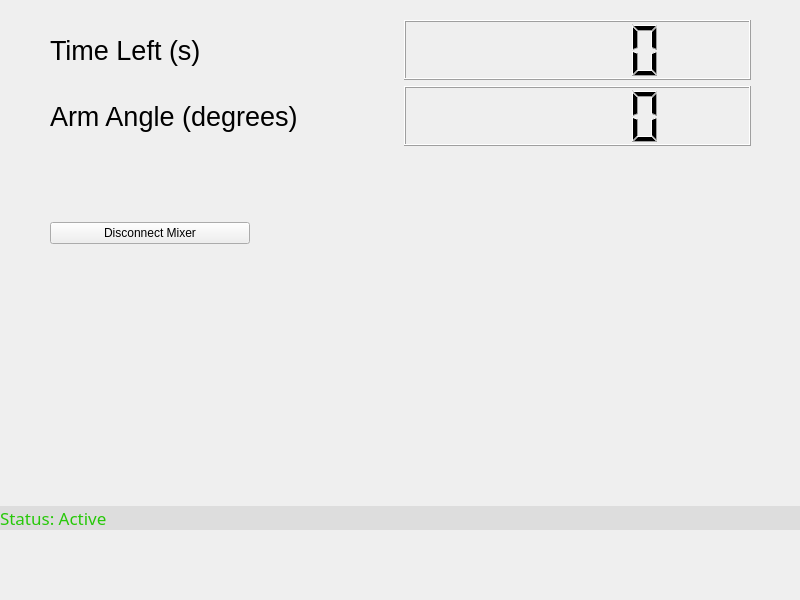
<?xml version="1.0" encoding="UTF-8"?>
<ui version="4.0">
 <class>ActiveWidget</class>
 <widget class="QWidget" name="ActiveWidget">
  <property name="geometry">
   <rect>
    <x>0</x>
    <y>0</y>
    <width>800</width>
    <height>600</height>
   </rect>
  </property>
  <property name="windowTitle">
   <string>Form</string>
  </property>
  <widget class="QWidget" name="verticalLayoutWidget">
   <property name="geometry">
    <rect>
     <x>0</x>
     <y>0</y>
     <width>801</width>
     <height>601</height>
    </rect>
   </property>
   <layout class="QVBoxLayout" name="verticalLayout">
    <property name="bottomMargin">
     <number>71</number>
    </property>
    <item>
     <layout class="QVBoxLayout" name="verticalLayout_2">
      <property name="leftMargin">
       <number>50</number>
      </property>
      <property name="topMargin">
       <number>20</number>
      </property>
      <property name="rightMargin">
       <number>50</number>
      </property>
      <property name="bottomMargin">
       <number>0</number>
      </property>
      <item>
       <layout class="QHBoxLayout" name="horizontalLayout">
        <item>
         <widget class="QLabel" name="label_2">
          <property name="font">
           <font>
            <pointsize>20</pointsize>
           </font>
          </property>
          <property name="text">
           <string>Time Left (s)</string>
          </property>
         </widget>
        </item>
        <item>
         <widget class="QLCDNumber" name="lcd_time">
          <property name="minimumSize">
           <size>
            <width>0</width>
            <height>60</height>
           </size>
          </property>
          <property name="smallDecimalPoint">
           <bool>true</bool>
          </property>
         </widget>
        </item>
       </layout>
      </item>
      <item>
       <layout class="QHBoxLayout" name="horizontalLayout_2">
        <item>
         <widget class="QLabel" name="label_3">
          <property name="font">
           <font>
            <pointsize>20</pointsize>
           </font>
          </property>
          <property name="text">
           <string>Arm Angle (degrees)</string>
          </property>
         </widget>
        </item>
        <item>
         <widget class="QLCDNumber" name="lcd_armAnge">
          <property name="minimumSize">
           <size>
            <width>0</width>
            <height>60</height>
           </size>
          </property>
          <property name="smallDecimalPoint">
           <bool>true</bool>
          </property>
         </widget>
        </item>
       </layout>
      </item>
      <item>
       <spacer name="verticalSpacer_2">
        <property name="orientation">
         <enum>Qt::Vertical</enum>
        </property>
        <property name="sizeHint" stdset="0">
         <size>
          <width>20</width>
          <height>20</height>
         </size>
        </property>
       </spacer>
      </item>
      <item>
       <layout class="QVBoxLayout" name="chartLayout"/>
      </item>
      <item>
       <layout class="QHBoxLayout" name="horizontalLayout_3">
        <property name="spacing">
         <number>6</number>
        </property>
        <property name="topMargin">
         <number>6</number>
        </property>
        <property name="bottomMargin">
         <number>6</number>
        </property>
        <item>
         <widget class="QPushButton" name="b_disconnect">
          <property name="minimumSize">
           <size>
            <width>200</width>
            <height>0</height>
           </size>
          </property>
          <property name="text">
           <string>Disconnect Mixer</string>
          </property>
         </widget>
        </item>
        <item>
         <spacer name="horizontalSpacer">
          <property name="orientation">
           <enum>Qt::Horizontal</enum>
          </property>
          <property name="sizeHint" stdset="0">
           <size>
            <width>40</width>
            <height>20</height>
           </size>
          </property>
         </spacer>
        </item>
       </layout>
      </item>
     </layout>
    </item>
    <item>
     <spacer name="verticalSpacer">
      <property name="orientation">
       <enum>Qt::Vertical</enum>
      </property>
      <property name="sizeType">
       <enum>QSizePolicy::Expanding</enum>
      </property>
      <property name="sizeHint" stdset="0">
       <size>
        <width>20</width>
        <height>10</height>
       </size>
      </property>
     </spacer>
    </item>
    <item>
     <widget class="QLabel" name="label">
      <property name="font">
       <font>
        <family>MS Gothic</family>
        <pointsize>13</pointsize>
       </font>
      </property>
      <property name="styleSheet">
       <string notr="true">background-color: #DDDDDD; color: #26c808</string>
      </property>
      <property name="text">
       <string>Status: Active</string>
      </property>
     </widget>
    </item>
   </layout>
  </widget>
 </widget>
 <resources/>
 <connections/>
</ui>
